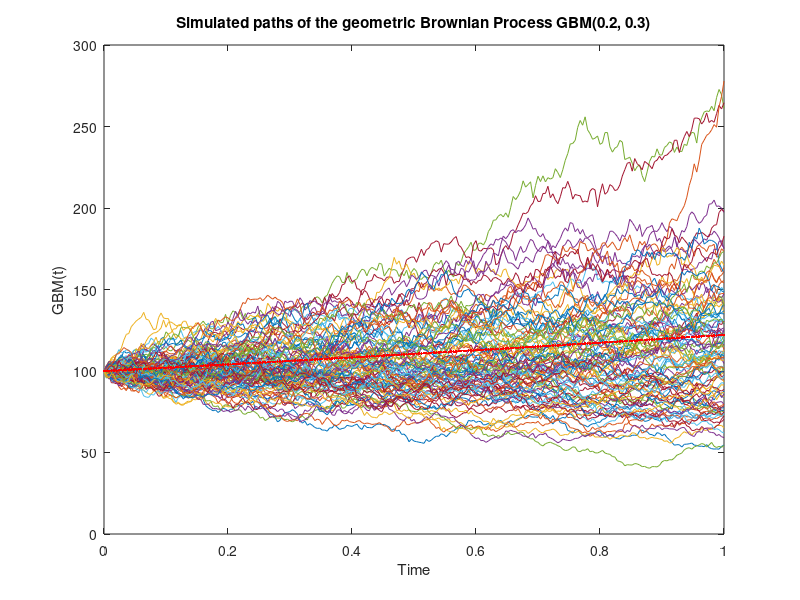

The MATLAB script that drew this image:
%%%%%%%%%%%%%%%%%%%%%%%%%%%%%%%%%%%%%%%%%%%%%%%%%
%%%%SIMULATING THE GEOMETRIC BROWNIAN MOTION %%%%
%%%%%%%%%%%%%%%%%%%%%%%%%%%%%%%%%%%%%%%%%%%%%%%%%
%Assign the number of simulated paths (nsimul)
nsimul=100;
%Time to maturity (expiry)
expiry=1;
%number of steps (nsteps)
nsteps=250;
%time step (dt) and observation times (timestep):
dt=expiry/nsteps;
timestep=[0:dt:expiry]';
%model parameters
mu=0.2; sigma=0.3;
%Simulate increments ABM dX:
dY=(mu-sigma^2/2)*dt+sigma*randn(nsteps,nsimul)*dt^0.5;
%Simulate ABM process: cumulate increments
Y=[zeros(1,nsimul); cumsum(dY)];
%Simulate the GBM: exponentiate the levels of the ABM
X0=100; %assign initial level
X=X0*exp(Y);
%Plot the simulated paths and we
%overimpose to it the expected value of the process
%Compute theoretical expected value
EX=X0*exp(timestep*mu);
%Plot simulated paths:
h=figure('Color',[1 1 1]);
plot(timestep, X)
hold on
plot(timestep, EX,'r.')
title('Simulated paths of the geometric Brownian Process GBM(0.2, 0.3)')
xlabel('Time'); ylabel('GBM(t)');
print(h,'??dpng','SimulatedGBM')